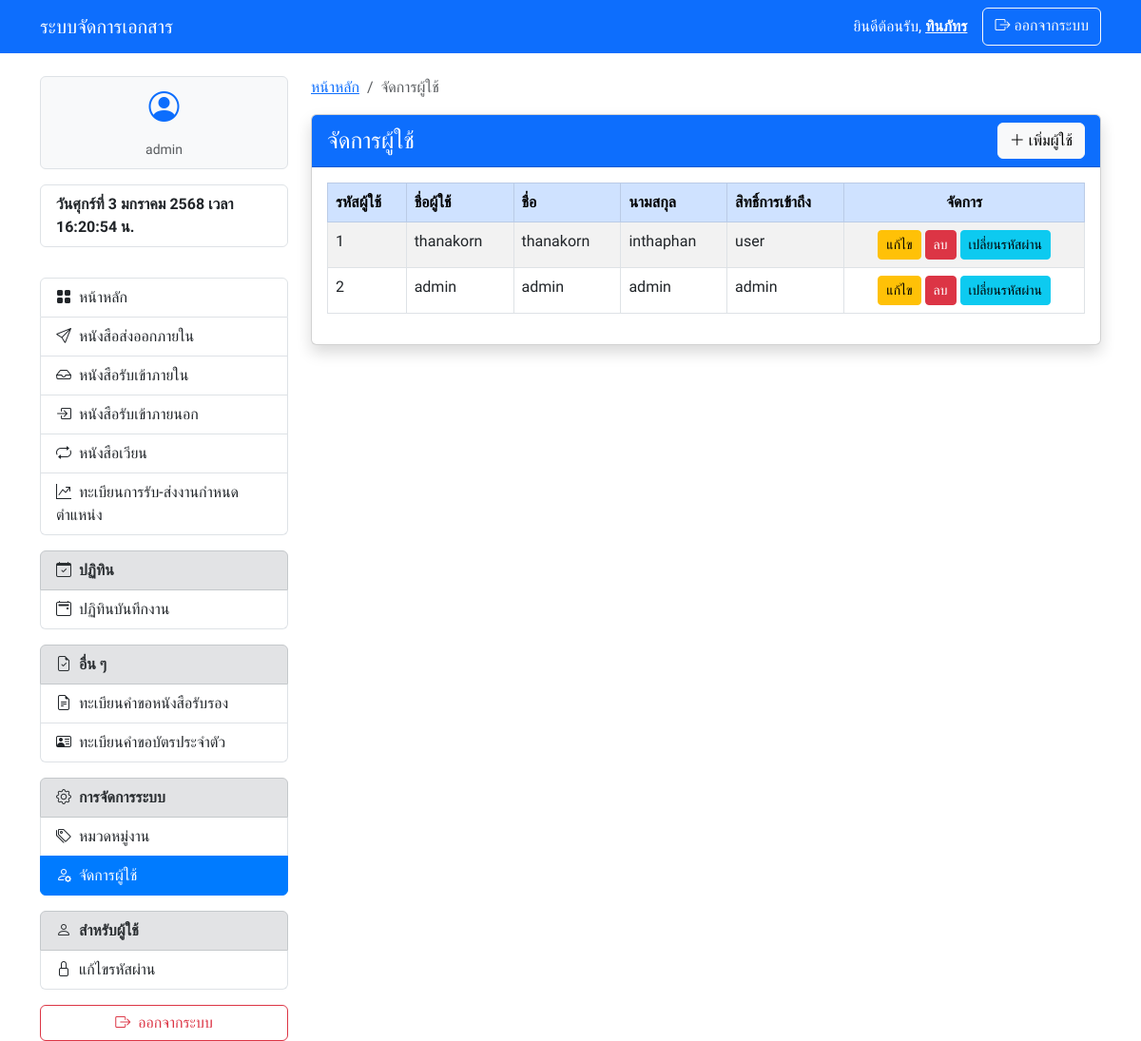
Screenshot of /users.php (signed in) with the database file from the repository.
### tables this page shows
CREATE TABLE `edms_users` (
  `user_id` int(11) NOT NULL,
  `username` varchar(255) NOT NULL,
  `password` varchar(255) NOT NULL,
  `first_name` varchar(255) NOT NULL,
  `last_name` varchar(255) NOT NULL,
  `email` varchar(255) DEFAULT NULL,
  `role` enum('admin','user') NOT NULL,
  `created_at` timestamp NOT NULL DEFAULT current_timestamp()
);

### users.php (the view, shortened to what this page needs)
<?php
require_once 'config.php';
$users = $pdo->query("SELECT * FROM edms_users")->fetchAll(PDO::FETCH_ASSOC);
?>
<!DOCTYPE html>
<html lang="th">
<head>
    <?php require_once './components/header.php'; ?>
    <link href="https://cdn.datatables.net/1.13.7/css/dataTables.bootstrap5.min.css" rel="stylesheet">
</head>
<body>
    <?php require_once './components/navbar.php'; ?>
    <div class="container mt-4">
        <div class="row">
            <div class="col-md-3">
                <?php require_once './components/sidebar.php'; ?>
            </div>
            <div class="col-md-9">
                <nav aria-label="breadcrumb">
                    <ol class="breadcrumb">
                        <li class="breadcrumb-item"><a href="/edms/index.php">หน้าหลัก</a></li>
                        <li class="breadcrumb-item active" aria-current="page">จัดการผู้ใช้</li>
                    </ol>
                </nav>
                <div class="card shadow">
                    <div class="card-header bg-primary text-white d-flex justify-content-between align-items-center">
                        <h4 class="mb-0">จัดการผู้ใช้</h4>
                        <button class="btn btn-light" data-bs-toggle="modal" data-bs-target="#addUserModal">
                            <i class="bi bi-plus-lg"></i> เพิ่มผู้ใช้
                        </button>
                    </div>
                    <div class="card-body">
                        <div class="table-responsive">
                            <table id="usersTable" class="table table-bordered table-striped table-hover">
                                <thead class="table-primary">
                                    <tr>
                                        <th>รหัสผู้ใช้</th>
                                        <th>ชื่อผู้ใช้</th>
                                        <th>ชื่อ</th>
                                        <th>นามสกุล</th>
                                        <th>สิทธิ์การเข้าถึง</th>
                                        <th class="text-center">จัดการ</th>
                                    </tr>
                                </thead>
                                <tbody>
                                    <?php foreach ($users as $user): ?>
                                        <tr>
                                            <td><?php echo $user['user_id']; ?></td>
                                            <td><?php echo htmlspecialchars($user['username']); ?></td>
                                            <td><?php echo htmlspecialchars($user['first_name']); ?></td>
                                            <td><?php echo htmlspecialchars($user['last_name']); ?></td>
                                            <td><?php echo htmlspecialchars($user['role']); ?></td>
                                            <td class="text-center">
                                                <button class="btn btn-warning btn-sm" data-bs-toggle="modal" data-bs-target="#editUserModal" data-id="<?php echo $user['user_id']; ?>" data-username="<?php echo htmlspecialchars($user['username']); ?>" data-firstname="<?php echo htmlspecialchars($user['first_name']); ?>" data-lastname="<?php echo htmlspecialchars($user['last_name']); ?>" data-role="<?php echo htmlspecialchars($user['role']); ?>">แก้ไข</button>
                                                <a href="users.php?action=delete&id=<?php echo $user['user_id']; ?>" class="btn btn-danger btn-sm" onclick="return confirm('คุณแน่ใจหรือไม่ว่าต้องการลบผู้ใช้?');">ลบ</a>
                                                <button class="btn btn-info btn-sm" data-bs-toggle="modal" data-bs-target="#changePasswordModal" data-id="<?php echo $user['user_id']; ?>" data-username="<?php echo htmlspecialchars($user['username']); ?>">เปลี่ยนรหัสผ่าน</button>
                                            </td>
                                        </tr>
                                    <?php endforeach; ?>
                                </tbody>
                            </table>
                        </div>
                    </div>
                </div>
            </div>
        </div>
    </div>
</body>
</html>

### components/header.php (style rules this page uses)
body { font-family: 'Sarabun', sans-serif; }

### rows the page displays
edms_users: user_id "1", username "thanakorn", first_name "thanakorn", last_name "inthaphan", role "user"
edms_users: user_id "2", username "admin", first_name "admin", last_name "admin", role "admin"

### other values shown
$_SESSION['username'] "ทินภัทร"
$_SESSION['role'] "admin"
